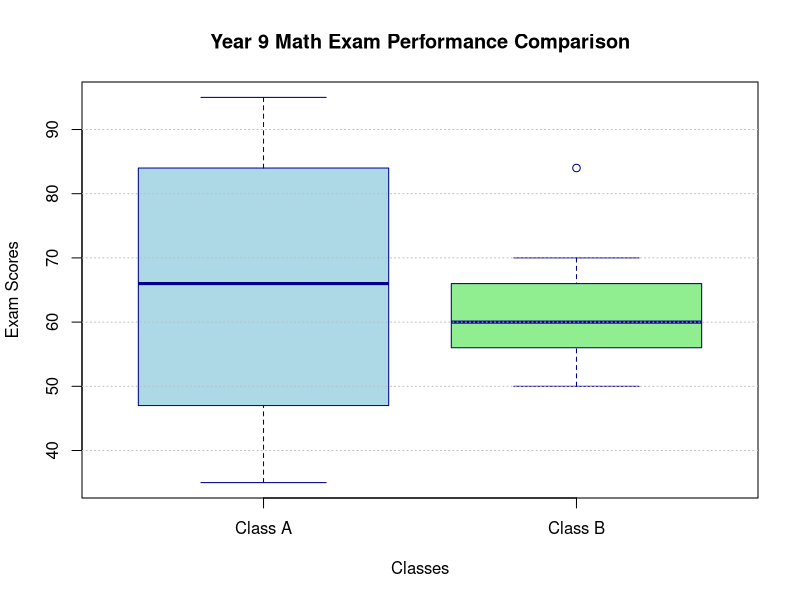

Reproduce this figure in R.
class_a <- c(76, 35, 47, 64, 95, 66, 89, 36, 84)
class_b <- c(51, 56, 84, 60, 59, 70, 63, 66, 50)
calc_stats <- function(scores, class_name) {
  mean_val <- mean(scores)
  median_val <- median(scores)
  range_val <- max(scores) - min(scores)}
calc_stats(class_a, "Class A")
calc_stats(class_b, "Class B")

exam_data <- list("Class A" = class_a, "Class B" = class_b)

boxplot(exam_data, 
        main = "Year 9 Math Exam Performance Comparison", 
        ylab = "Exam Scores", 
        xlab = "Classes",
        col = c("lightblue", "lightgreen"),
        border = "darkblue",
        notch = FALSE)
grid(nx = NA, ny = NULL, col = "gray", lty = "dotted")
